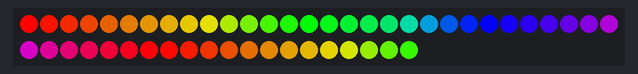
Simulated run of this sketch. Board: Arduino Uno, built with avr-gcc and run on an emulated ATmega328P. Parts: 50 RGB LEDs in strip order, left to right, continuing on the next row.

Above: at 0.16 s.
At 3.94 s:
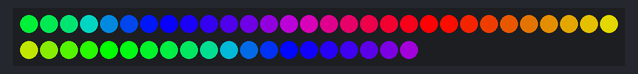
At 7.71 s:
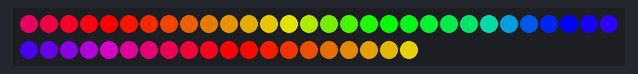
At 17.78 s:
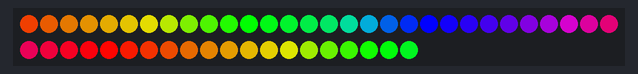
At 28.48 s:
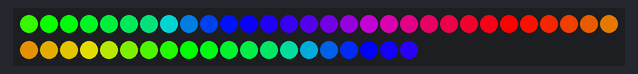
At 39.17 s:
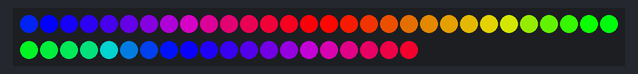

The sketch:

rainbowLED.ino
```cpp
#include <FastLED.h>

#define LED_PIN     7
#define NUM_LEDS    50
#define SPEED       30  // Speed of color transition

CRGB leds[NUM_LEDS];

void setup() {
  FastLED.addLeds<WS2812, LED_PIN, GRB>(leds, NUM_LEDS);
}

void loop() {
  static uint8_t startIndex = 0;

  // Fill the LEDs with a rainbow
  fill_rainbow(leds, NUM_LEDS, startIndex, 7);  // Increment hue by 7 per LED
  FastLED.show();

  startIndex++;  // Shift the rainbow pattern
  delay(SPEED);
}
```
